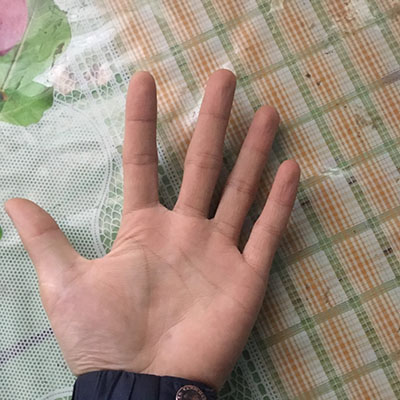
%> input picture test1.jpg, 400 x 400 px
$ octave --eval "watershed_3D_plot(imread('test1.jpg'));"   (GNU Octave 9; MATLAB toolbox functions it lacks are replaced by stand-ins)
%> lines starting %> are read from the running program, lines starting %| are printed output that depends on the picture; in (x1, y1, x2, y2) boxes, pixels count from 0 and x2, y2 are one past the last pixel; in counts of white or black regions, pixels touching at a corner belong together; the program's own positions count from 1
### watershed_3D.m
function [L]=watershed_3D(rgb)
    %
    % function []=watershed_3D(rgb)

    I = rgb2gray(rgb);%转化为灰度图像
    hy = fspecial('sobel');%sobel算子
    hx = hy';
    Iy = imfilter(double(I), hy, 'replicate');%滤波求y方向边缘
    Ix = imfilter(double(I), hx, 'replicate');%滤波求x方向边缘
    gradmag = sqrt(Ix.^2 + Iy.^2);%求摸

    %3.分别对前景和背景进行标记：本例中使用形态学重建技术对前景对象进行标记，首先使用开操作，开操作之后可以去掉一些很小的目标。
    se = strel('disk', 20);%圆形结构元素
    Io = imopen(I, se);%形态学开操作
    Ie = imerode(I, se);%对图像进行腐蚀
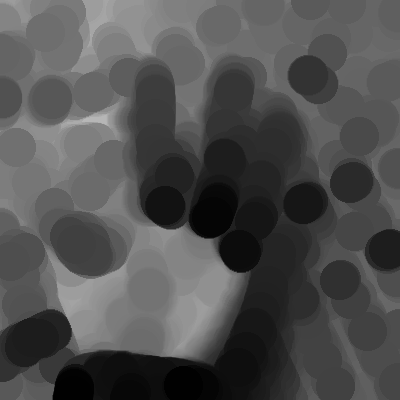
%> Ie: size 400x400 uint8; min 1, max 184, mean 79.8
    Iobr = imreconstruct(Ie, I);%形态学重建
    Ioc = imclose(Io, se);%形态学关操作
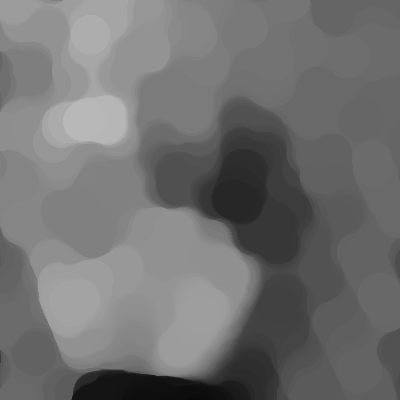
%> Ioc: size 400x400 uint8; min 9, max 184, mean 112.6
    Iobrd = imdilate(Iobr, se);%对图像进行膨胀
    Iobrcbr = imreconstruct(imcomplement(Iobrd),imcomplement(Iobr));%形态学重建
    Iobrcbr = imcomplement(Iobrcbr);%图像求反
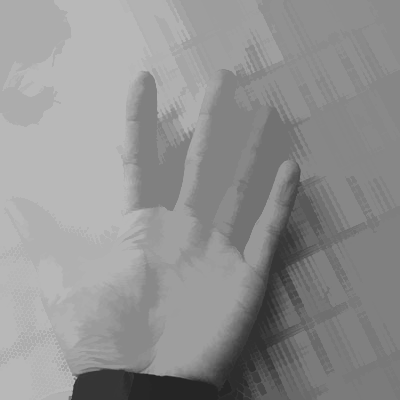
%> Iobrcbr: size 400x400 uint8; min 37, max 184, mean 144.9
    fgm = imregionalmax(Iobrcbr);%局部极大值
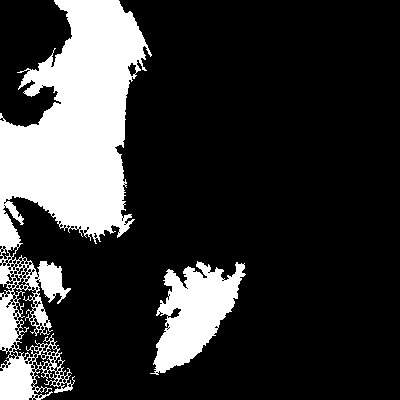
%> fgm: size 400x400 logical; 20.8% white; 2 white regions, box (x1, y1, x2, y2) and area: (0, 0, 152, 400) 27639, (150, 261, 246, 375) 5640
    se2 = strel(ones(5,5));%结构元素
    fgm2 = imclose(fgm, se2);%关操作
%> fgm2: size 400x400 logical; 23.2% white; 2 white regions, box (x1, y1, x2, y2) and area: (0, 0, 152, 400) 31220, (150, 261, 246, 375) 5953
    fgm3 = imerode(fgm2, se2);%腐蚀
%> fgm3: size 400x400 logical; 20.6% white; 2 white regions, box (x1, y1, x2, y2) and area: (0, 0, 149, 400) 27995, (156, 264, 243, 372) 4920
    fgm4 = bwareaopen(fgm3, 20);%开操作
    bw = im2bw(Iobrcbr, graythresh(Iobrcbr));%转化为二值图像
%> bw: size 400x400 logical; 48.8% white; 1 white region, box (x1, y1, x2, y2) and area: (0, 0, 289, 400) 78073
    %4. 进行分水岭变换并显示：
    D = bwdist(bw);%计算距离
    DL = watershed(D);%分水岭变换
%> DL: size 400x400 uint8; every value is 1
    bgm = DL == 0;%求取分割边界
%> bgm: size 400x400 logical; every value is 0
    gradmag2 = imimposemin(gradmag, bgm | fgm4);%置最小值
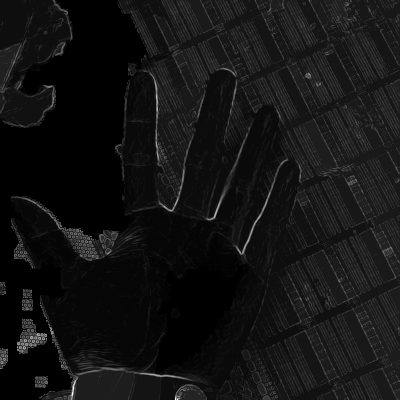
%> gradmag2: size 400x400 double; 20.57% of the values are NaN or infinite; the others: min 0.816, max 816.9, mean 80.03; drawn with min black, max white, NaN and infinite black
    L = watershed(gradmag2);%分水岭变换
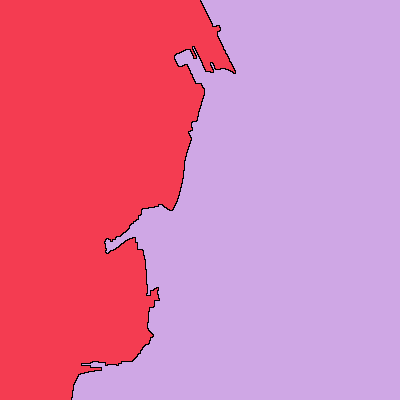
%> L: size 400x400 uint8; 3 distinct labels, from 0 to 2; one colour per label, 0 black

end

### watershed_3D_plot.m
function []=watershed_3D_plot(img)

    L=watershed_3D(img);
    Lrgb = label2rgb(L, 'jet', 'w', 'shuffle');%转化为伪彩色图像
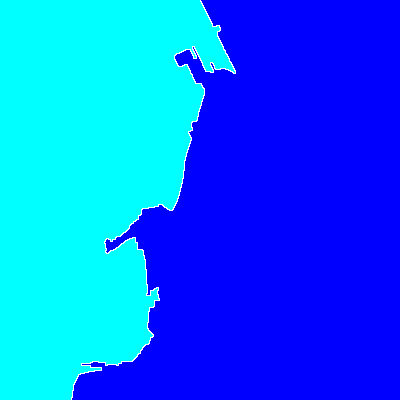
%> Lrgb: size 400x400x3 uint8; mean R, G, B 1.6, 106.1, 255
    figure;
    imshow(img),
    hold on
    himage = imshow(Lrgb);%在原图上显示伪彩色图像
    set(himage, 'AlphaData', 0.3);
    title('Lrgb superimposed transparently on original image')
end

$ run again, on test2.jpg
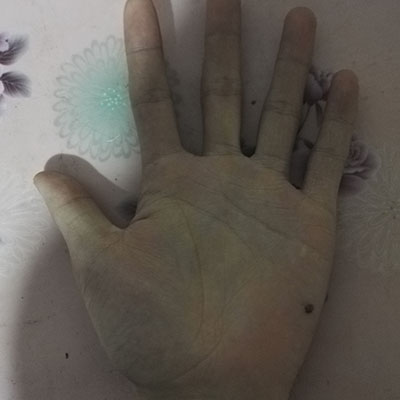
%> input picture test2.jpg, 400 x 400 px
%> in watershed_3D, `fgm = imregionalmax(Iobrcbr);`:
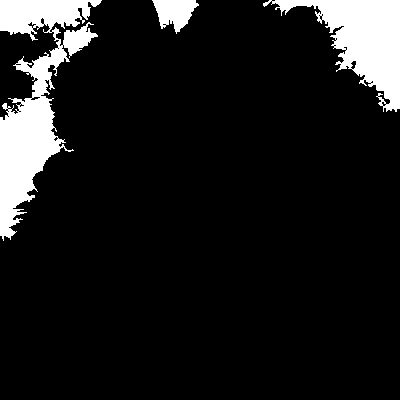
%> fgm: size 400x400 logical; 10.4% white; 3 white regions, box (x1, y1, x2, y2) and area: (0, 0, 102, 241) 9506, (263, 0, 400, 112) 6254, (152, 0, 199, 34) 952
%> fgm2: size 400x400 logical; 11.3% white; 3 white regions, box (x1, y1, x2, y2) and area: (0, 0, 102, 241) 10515, (263, 0, 400, 112) 6651, (152, 0, 199, 34) 965
%> fgm3: size 400x400 logical; 9.9% white; 3 white regions, box (x1, y1, x2, y2) and area: (0, 0, 99, 236) 9000, (271, 0, 400, 109) 6075, (155, 0, 194, 30) 729
%> bw: size 400x400 logical; 18.3% white; 1 white region, box (x1, y1, x2, y2) and area: (0, 0, 144, 400) 29207
%> DL: size 400x400 uint8; every value is 1
%> bgm: size 400x400 logical; every value is 0
%> L: size 400x400 uint8; 4 distinct labels, from 0 to 3
%> in watershed_3D_plot, `Lrgb = label2rgb(L, 'jet', 'w', 'shuffle');`:
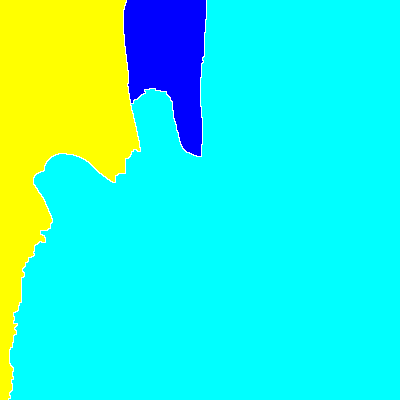
%> Lrgb: size 400x400x3 uint8; mean R, G, B 44.9, 241.2, 211.8

$ run again, on test3.jpg
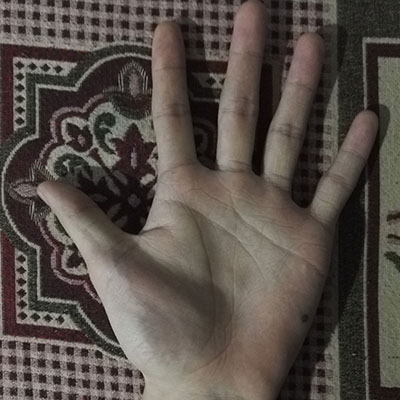
%> input picture test3.jpg, 400 x 400 px
%> in watershed_3D, `fgm = imregionalmax(Iobrcbr);`:
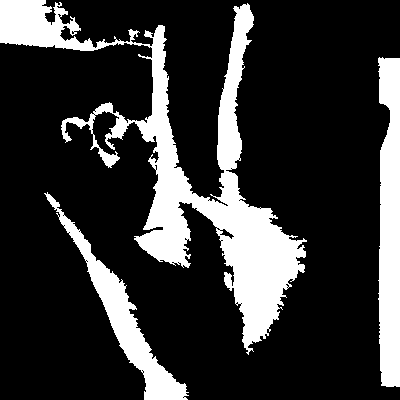
%> fgm: size 400x400 logical; 20.8% white; 3 white regions, box (x1, y1, x2, y2) and area: (0, 0, 307, 355) 22217, (378, 57, 400, 387) 6373, (44, 192, 189, 400) 4682
%> fgm2: size 400x400 logical; 21.6% white; 3 white regions, box (x1, y1, x2, y2) and area: (0, 0, 307, 355) 23408, (378, 57, 400, 387) 6406, (44, 192, 189, 400) 4819
%> fgm3: size 400x400 logical; 16.9% white; 20 white regions (11 under 20 px), largest, box (x1, y1, x2, y2) and area: (138, 6, 304, 350) 14964, (380, 60, 400, 385) 5614, (60, 214, 186, 400) 3487
%> bw: size 400x400 logical; 52.7% white; 4 black regions, box (x1, y1, x2, y2) and area: (264, 0, 400, 400) 34628, (4, 56, 234, 359) 23015, (0, 44, 152, 359) 11863, (168, 8, 228, 178) 6169
%> DL: size 400x400 uint8; 3 distinct labels, from 0 to 2
%> bgm: size 400x400 logical; 0.3% white in thin lines or dots, all inside (x1, y1, x2, y2) = (325, 0, 376, 400)
%> L: size 400x400 uint8; 11 distinct labels, from 0 to 10
%> in watershed_3D_plot, `Lrgb = label2rgb(L, 'jet', 'w', 'shuffle');`:
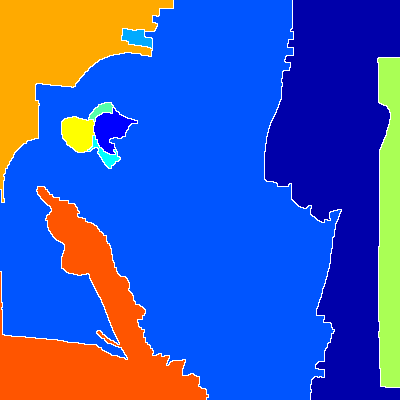
%> Lrgb: size 400x400x3 uint8; mean R, G, B 59.6, 86, 183.2

$ run again, on test4.jpg
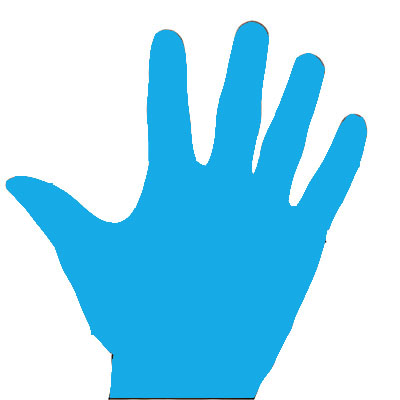
%> input picture test4.jpg, 400 x 400 px
%> fgm: size 400x400 logical; 52.2% white; 1 black region, box (x1, y1, x2, y2) and area: (0, 16, 368, 400) 76416
%> fgm2: size 400x400 logical; 52.4% white; 1 black region, box (x1, y1, x2, y2) and area: (0, 16, 368, 400) 76181
%> fgm3: size 400x400 logical; 49.7% white; 3 white regions, box (x1, y1, x2, y2) and area: (0, 0, 400, 400) 65998, (0, 194, 107, 400) 13547, (298, 175, 303, 190) 53
%> bw: size 400x400 logical; 57.2% white; 1 black region, box (x1, y1, x2, y2) and area: (6, 21, 367, 400) 68478
%> DL: size 400x400 uint8; every value is 1
%> bgm: size 400x400 logical; every value is 0
%> L: size 400x400 uint8; 4 distinct labels, from 0 to 3
%> in watershed_3D_plot, `Lrgb = label2rgb(L, 'jet', 'w', 'shuffle');`:
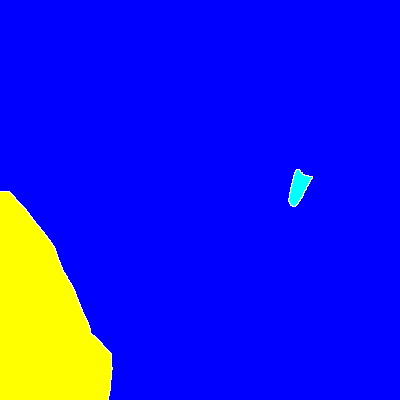
%> Lrgb: size 400x400x3 uint8; mean R, G, B 24.9, 25.5, 230.8
